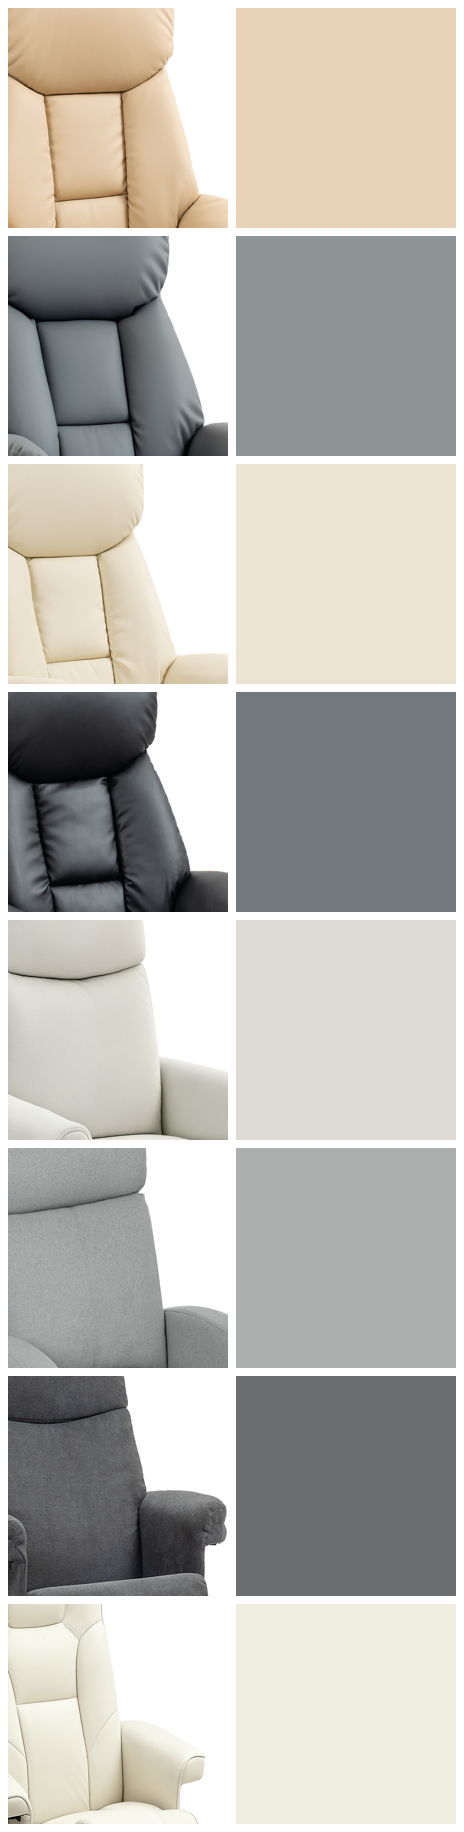

Source code (Python):
# -*- coding: utf-8 -*-
"""Runda 71 — mäter klädselns färg ur PIXLARNA, inte ur feedens Farbe-kolumn.

☠️ Runda 66:s dyraste fynd var att källan kallade en MELLANGRÅ fåtölj "Schwarz",
   och runda 69 mätte upp att två produkter som BÅDA hette "Schwarz" låg 49
   luminanssteg isär. Ett ord i en kolumn är inte en mätning.

☠️ RUNDANS METODFYND: PÅ ETT BLANKT MATERIAL LJUGER MEDIANEN. Runda 69 skrev
   att blankt konstläder ljusnar i TOPPARNA, inte i medianen — det stämde där,
   men inte här. `1a1d04f7` har en välvd, helblank nackkudde som fyller nästan
   hela mätrutan, och då lyfts MEDIANEN med tjugo steg. Mätt mot fem redan
   publicerade sidor, där domen är känd:

     produkt                mörkaste decil   median   publicerad som
     84e3794d (matt väv)          12 %        15 %   svart
     a9c0fc05 (matt väv)          10 %        18 %   svart
     566c7702 (matt väv)          19 %        23 %   svart
     1a1d04f7 (BLANKT läder)      15 %        30 %   ← medianen säger mörkgrå
     37e5dfcf (blankt läder)      26 %        37 %   mörkgrå
     d2409a95 (matt väv)          25 %        37 %   mörkgrå
     89273d39 (matt väv)          24 %        36 %   ← båda säger mörkgrå

   De tre publicerade svarta ligger på 10–19 % i mörkaste decilen, de två
   mörkgrå på 25–26 %. `1a1d04f7` landar på 15 % — inne i det svarta bandet —
   men på 30 % i medianen, mitt emellan. VECKEN mäter materialet, den belysta
   ytan mäter lampan. På matt väv är de två överens; bara på blankt går de isär.
   Kontrollerat med ögon i `jamfor-svart.jpg`: den är svart.

⚠️ Rundans andra fråga: Lederoptik-kvartetten har BÅDE en "Beige" och en
   "Cremeweiß" som syskon. De två orden ligger nära varandra och sitter på
   sidor kunden jämför sida vid sida — mätningen avgör om de verkligen är
   olika, och hur de ska skrivas. Samma fråga som runda 70:s grå/mörkgrå.
"""
import colorsys, json, os
from PIL import Image

HAR = os.path.dirname(os.path.abspath(__file__))
ORDNING = ["d760fffc","79eaab59","4b2a7407","1a1d04f7",
           "99492092","79690bf4","89273d39","9c1889f1"]
KALLA = {"d760fffc":"Beige","79eaab59":"Grau","4b2a7407":"Cremeweiss",
         "1a1d04f7":"Schwarz","99492092":"Cremeweiss","79690bf4":"Hellgrau",
         "89273d39":"Dunkelgrau","9c1889f1":"Cremeweiss+Dunkelrot"}


def matt(kort):
    im = Image.open(os.path.join(HAR, "rawbilder", "%s-1.jpg" % kort)).convert("RGB")
    w, h = im.size
    # Ryggen ligger i övre mitten på alla åtta produktbilder (kontaktarket visar det).
    ruta = im.crop((int(w * .25), int(h * .12), int(w * .75), int(h * .48)))
    px = list(ruta.getdata())
    # Bakgrunden är vit, skuggan nästan svart. Båda ljuger om klädseln.
    kladsel = [p for p in px if not (p[0] > 232 and p[1] > 232 and p[2] > 232)
               and max(p) > 18]
    if not kladsel:
        return None
    lum = sorted(kladsel, key=lambda p: 0.299*p[0] + 0.587*p[1] + 0.114*p[2])
    def snitt(bit):
        n = len(bit)
        return tuple(round(sum(p[i] for p in bit) / n) for i in range(3))
    median = snitt(lum[len(lum)//2 - 300: len(lum)//2 + 300] or lum)
    # BÄST BELYST: 80–90:e percentilen. Toppen är reflexer, inte färg.
    ljus = snitt(lum[int(len(lum)*.80): int(len(lum)*.90)] or lum)
    # ☠️ MÖRKASTE DECILEN — 10–20:e percentilen, alltså vecken och skuggsidan.
    #    På ett BLANKT material mäter medianen studioljuset, inte färgen: hela
    #    den välvda nackkudden fångar ljus och lyfter medianen med tjugo steg.
    #    Vecken gör det inte. Se modulens docstring för mätningen bakom.
    mork = snitt(lum[int(len(lum)*.10): int(len(lum)*.20)] or lum)
    hh, ll, ss = colorsys.rgb_to_hls(*[c/255 for c in ljus])
    mh, ml, ms = colorsys.rgb_to_hls(*[c/255 for c in median])
    mh, ml2, ms = colorsys.rgb_to_hls(*[c/255 for c in mork])
    return {"mork": mork, "morkL": round(ml2*100), "median": median, "ljus": ljus,
            "H": round(hh*360), "L": round(ll*100), "S": round(ss*100),
            "medL": round(ml*100), "medH": round(mh*360), "medS": round(ms*100),
            "n": len(kladsel)}


if __name__ == "__main__":
    res = {}
    for k in ORDNING:
        m = matt(k)
        res[k] = m
        print("%-9s kalla=%-14s mörkast=%-16s L %3d %%   median=%-16s L %3d %%   "
              "ljus L %3d %%  H %3d  S %3d %%"
              % (k, KALLA[k], str(m["mork"]), m["morkL"], str(m["median"]),
                 m["medL"], m["L"], m["H"], m["S"]))
    # Swatch-ark: originalruta + uppmätt färg, så ögat kan döma mätningen.
    CELL, PAD = 220, 8
    ark = Image.new("RGB", (CELL*2 + PAD*3, (CELL + PAD) * 8 + PAD), "white")
    for i, k in enumerate(ORDNING):
        im = Image.open(os.path.join(HAR, "rawbilder", "%s-1.jpg" % k)).convert("RGB")
        w, h = im.size
        bit = im.crop((int(w*.25), int(h*.12), int(w*.75), int(h*.48))).resize((CELL, CELL))
        y = PAD + i * (CELL + PAD)
        ark.paste(bit, (PAD, y))
        ark.paste(Image.new("RGB", (CELL, CELL), res[k]["ljus"]), (PAD*2 + CELL, y))
    ark.save(os.path.join(HAR, "farg.png"))
    json.dump(res, open(os.path.join(HAR, "farg.json"), "w"), indent=1)
    print("\nfarg.png + farg.json skrivna")
